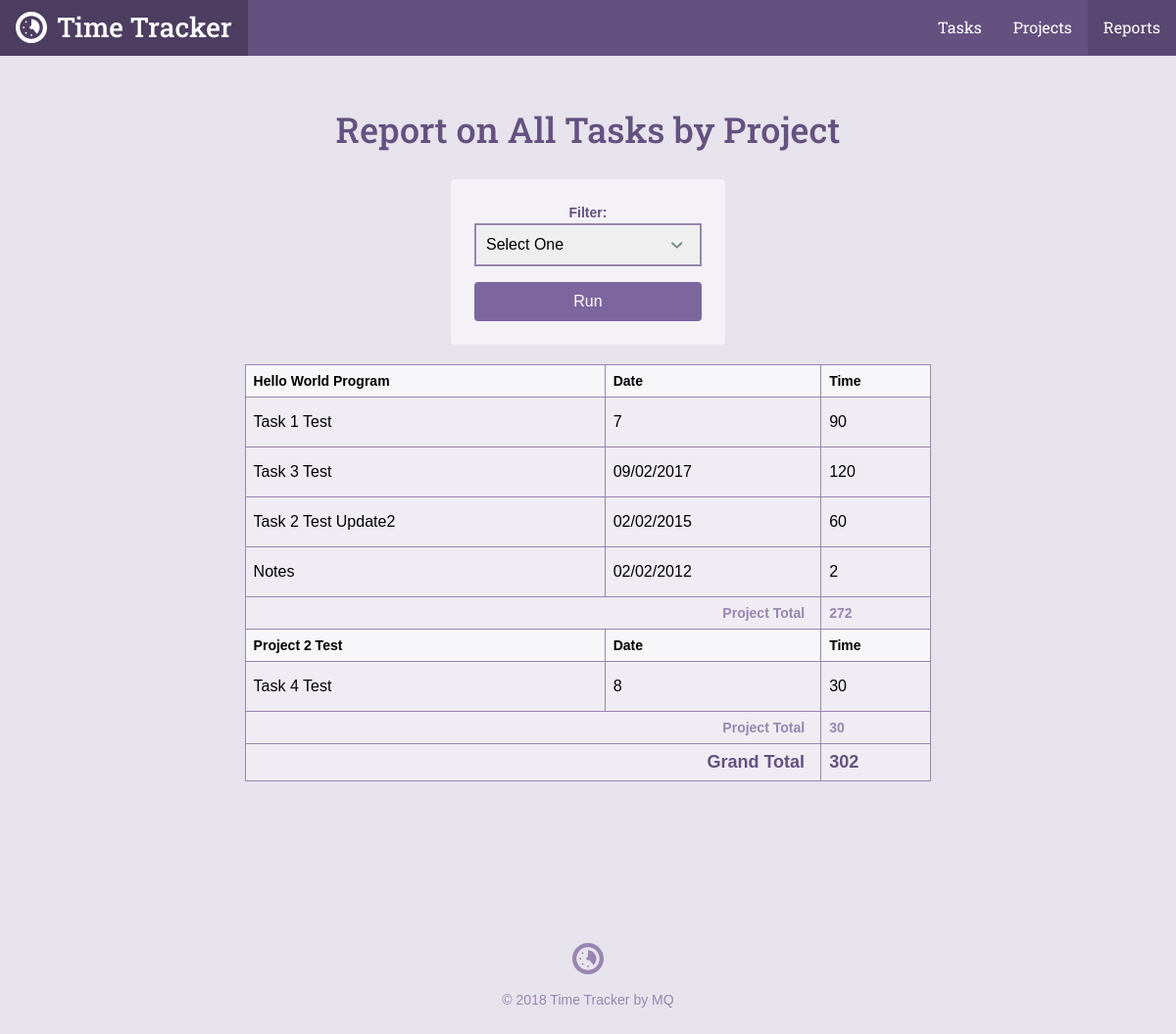
The app's page /reports.php with its own data.
### tables this page shows
CREATE TABLE `tasks` (
  `task_id` int(11) NOT NULL,
  `project_id` int(11) NOT NULL,
  `title` text NOT NULL,
  `date` text NOT NULL,
  `time` int(11) NOT NULL,
  `notes` varchar(255) NOT NULL
);

CREATE TABLE `projects` (
  `project_id` int(11) NOT NULL,
  `title` text NOT NULL,
  `category` text NOT NULL
);

### inc/functions.php (called while the page is built, shortened)
<?php
function get_task_list($filter = null) {
    include 'connection.php';
    $sql = 'SELECT tasks.*, projects.title as project FROM tasks'
        . ' JOIN projects ON tasks.project_id = projects.project_id';
    $where = '';
    $orderBy = ' ORDER BY date DESC';
    if ($filter) {
        $orderBy = ' ORDER BY projects.title ASC, date DESC';
    }
    try {
        $results = $db->prepare($sql . $where . $orderBy);
        $results->execute();
    } catch (Exception $e) {
        echo "Error!: " . $e->getMessage() . "<br />";
        return array();
    }
    return $results->fetchAll(PDO::FETCH_ASSOC);
}

### reports.php (the view, shortened to what this page needs)
<?php
require 'inc/functions.php';
$page = "reports";
$filter = 'all';
include 'inc/header.php';
?>
<div class="col-container page-container">
    <div class="col col-70-md col-60-lg col-center">
        <div class="col-container">
            <h1 class='actions-header'>Report on <?php
            if (!is_array($filter)) {
                echo "All Tasks by Project";
            }
            ?></h1>
            <form class='form-container form-report' action='reports.php' method='get'>
                <label for='filter'>Filter:</label>
                <select id='filter' name='filter'>
                    <option value=''>Select One</option>
                </select>
                <input class="button" type="submit" value="Run" />
            </form>
        </div>
        <div class="section page">
            <div class="wrapper">
                <table>
                    <?php
                    $total = $project_id = $project_total = 0;
                    $tasks = get_task_list($filter);
                    foreach ($tasks as $item) {
                        if ($project_id != $item['project_id']) {
                            $project_id = $item['project_id'];
                            echo "<thead>\n";
                            echo "<tr>\n";
                            echo "<th>" . $item['project'] . "</th>\n";
                            echo "<th>Date</th>\n";
                            echo "<th>Time</th>\n";
                            echo "</tr>\n";
                            echo "</thead>\n";
                        }
                        $project_total += $item['time'];
                        $total += $item['time'];
                        echo "<tr>\n";
                        echo "<td>". $item['title'] . "</td>\n";
                        echo "<td>". $item['date'] . "</td>\n";
                        echo "<td>". $item['time'] . "</td>\n";
                        echo "</tr>\n";
                        if (next($tasks)['project_id'] != $item['project_id']) {
                            echo "<tr>\n";
                            echo "<th class='project-total-label' colspan='2'>Project Total</th>\n";
                            echo "<th class='project-total-number'>$project_total</th>\n";
                            echo "</tr>\n";
                            $project_total = 0;
                        }
                    }
                    ?>
                    <tr>
                        <th class='grand-total-label' colspan='2'>Grand Total</th>
                        <th class='grand-total-number'><?php echo $total; ?></th>
                    </tr>
                </table>
            </div>
        </div>
    </div>
</div>
<?php include "inc/footer.php"; ?>

### inc/header.php (shortened to what this page needs)
<html>
<head>
	<link rel="stylesheet" href="css/style.css" type="text/css">
</head>
<body>
	<header class="header">
    <div class="col-container">
  		<h1>
        <a class="logo" href="./">
          <svg viewbox="0 0 64 64" class="logo-icon"><use xlink:href="#logo_icon"></use></svg>
          <span class="logo-name">Time Tracker</span>
        </a>
      </h1>
  		<ul class="nav">
        <li class="nav-item tasks<?php if ($page == "tasks") { echo " on"; } ?>"><a class="nav-link" href="task_list.php">Tasks</a></li>
        <li class="nav-item projects<?php if ($page == "projects") { echo " on"; } ?>"><a class="nav-link" href="project_list.php">Projects</a></li>
        <li class="nav-item reports<?php if ($page == "reports") { echo " on"; } ?>"><a class="nav-link" href="reports.php">Reports</a></li>
      </ul>
    </div>
  </header>
	<div id="content">

### inc/footer.php
</div>
	<footer class="footer">
    <div class="col-container">
      <svg viewbox="0 0 64 64" class="logo-icon"><use xlink:href="#logo_icon"></use></svg>
  		<p class="footer-copy">&copy; <?php echo date("Y"); ?> Time Tracker by MQ</p>
    </div>
	</footer>
</body>
</html>

### records on screen
tasks: project.title "Hello World Program", title "Task 1 Test", date "7", time "90"
tasks: title "Task 3 Test", date "09/02/2017", time "120"
tasks: title "Task 2 Test Update2", date "02/02/2015", time "60"
tasks: title "Notes", date "02/02/2012", time "2", project_total "272"
tasks: project.title "Project 2 Test", title "Task 4 Test", date "8", time "30", project_total "30"

### other values on screen
$total "302"
